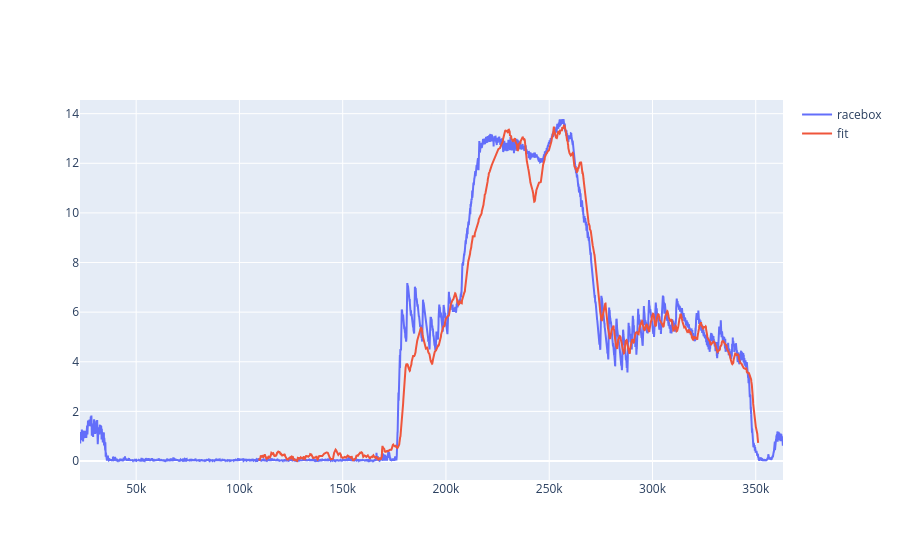

Source (notebook cell):
### Code cell
roll, fit_file, racebox_file, is_c = roll_data[3]
print(roll.id, is_c)
fit = load_fit_file(resolve_path(fit_file.file.uri))
fit_gps = get_gps_data(fit)
fit_graphs = get_fit_graph_data(fit)
racebox_graph_data = get_racebox_graph_data(racebox_file.file.uri.split('/')[-1])

fit_start_time = estimate_fit_timestamp(fit)
racebox_start_time = racebox_file.file.start_time
print(fit_start_time, racebox_start_time)

fig = go.Figure()
fig.add_trace(go.Scatter(x=racebox_graph_data['gps_data'].index + ((racebox_start_time - fit_start_time).total_seconds()) * 1000, y=racebox_graph_data['gps_data'].speed, mode='lines', name='racebox'))
fig.add_trace(go.Scatter(x=fit_gps.index , y=fit_gps.speed, mode='lines', name='fit'))
from lib.gpx import calculate_speed
# calced_speed = calculate_speed(fit_gps)
# fig.add_trace(go.Scatter(x=calced_speed.index, y=calced_speed, mode='lines', name='calculated speed'))
fig.show()

### Figure 1 — Plotly figure (JSON) as saved in the notebook; plotly's stock layout.template omitted (floating-point values rounded to 4 significant figures; data arrays with more than 128 entries replaced by an {"elided": "..."} marker saying what was removed)
{"data": [{"mode": "lines", "name": "racebox", "type": "scatter", "x": {"elided": "8511 float values"}, "y": {"elided": "8511 float values"}}, {"mode": "lines", "name": "fit", "type": "scatter", "x": {"elided": "2419 int values"}, "y": {"elided": "2419 float values"}}], "layout": {}}
